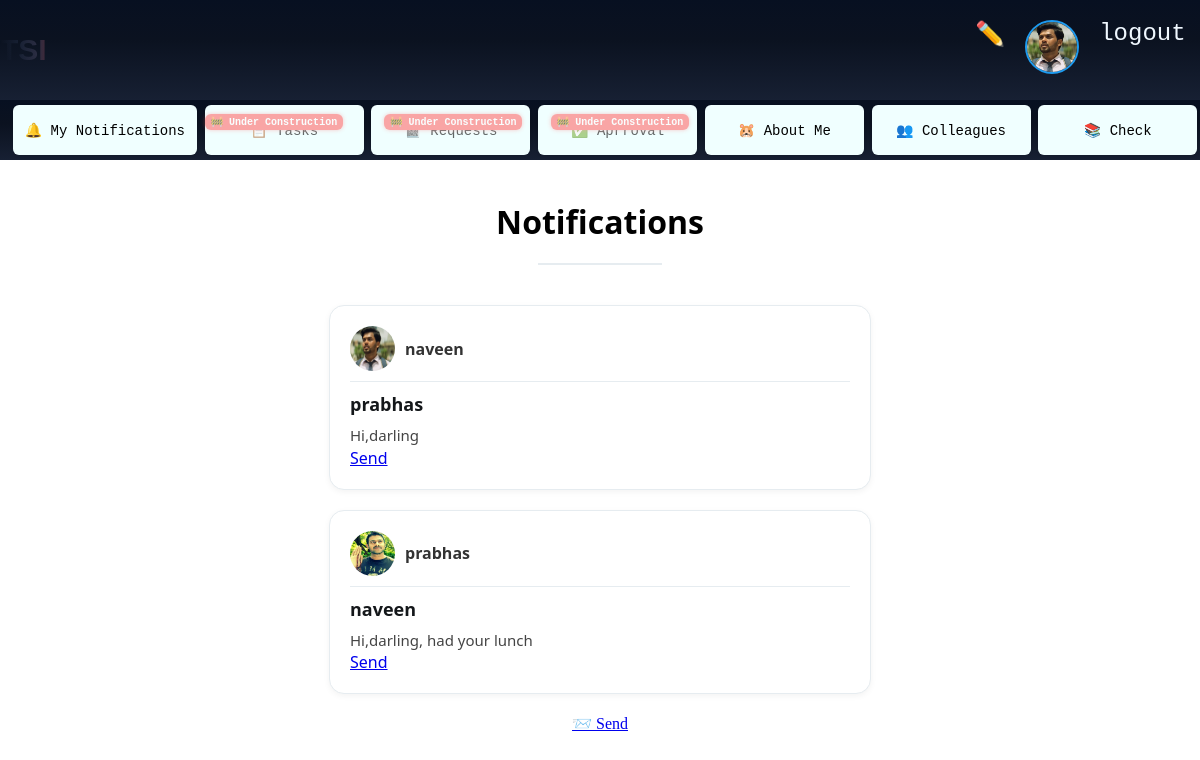
The app's page /notify (signed in) with its own data.
### base/models.py (models this page shows, shortened)
class employess(models.Model):
    user=models.OneToOneField(User, on_delete=models.CASCADE,null=True)
    name=models.CharField(max_length=100)
    position=models.CharField(max_length=100)
    department=models.CharField(max_length=100)
    email=models.EmailField()
    phone=models.CharField(max_length=15)
    image=models.ImageField(upload_to='images/', null=True, blank=True)

class notifications(models.Model):
    From=models.CharField(max_length=150)
    to=models.CharField(max_length=150)
    message=models.TextField()
    user=models.ForeignKey(User, on_delete=models.CASCADE, null=True)

### base/views.py (the view)
# urls.py: path('notify',views.my_notifications,name="notify"),
@login_required(login_url='login')
def my_notifications(request):
    a= notifications.objects.filter(Q(From=request.user.username) | Q(to=request.user.username))
    try:
        for i in a:
            u=User.objects.get(username=i.From)
            i.user=u
            i.save()
    except:
        print(a)
    return render(request, 'notify.html', {'data': a})

### base/templates/notify.html (shortened to what this page needs)
{% extends 'main.html' %}
{% block content %}
{% load static %}
{% load static %}
<div class="talk-container">
    <div class="talk-header">
        <h1>Notifications</h1>
        <hr style="width: 60%; margin: 20px auto; border: none; height: 2px; background-color: #e6ecf0;">
    </div>
    {% for i in data %}
    <div class="talk-card">
        <div class="talk-user">
                <img src="{{ i.user.employess.image.url }}" alt="User" width="70" height="70" style="border-radius:50%;">
            <span>{{ i.From }}</span>
        </div>
        <div class="talk-divider"></div>
        <div class="talk-title">{{ i.to }}</div>
        <div class="talk-desc">{{ i.message }}</div>
        <a href="{% url 'sender' i.id %}">Send</a>
    </div>
    {% endfor %}
</div>
<center><a href="{% url 'send' %}">📨 Send</a></center>
{% endblock %}

### templates/nav.html (shortened to what this page needs)
<nav>
    <div class="logo">
        <a href="{% url 'home' %}" style="text-decoration: none;"><h1 class="name">TSI</h1></a>
    </div>
    <div class="menu">
            {% if user.is_authenticated %}
            <a href="{% url 'add' %}">✏️</a>
            <span class="icon"><a href="{% url 'profile' %}"><img src="{{user.employess.image.url}}" alt="" class="profile pic"></a></span>
            <a href="{% url 'logout' %}" style="color: aliceblue;"><pre>logout </pre></a>
            {% else %}
            <a href="{% url 'login' %}" style="color: aliceblue;">Login</a>
            <a href="{% url 'register' %}" style="color: aliceblue;">Register</a>
            {% endif %}
    </div>
</nav>

### static/style.css (style rules this page uses)
* { margin:0; padding: 0; }
nav { background: linear-gradient( 180deg, #071021 0%, #0b1220 40%, #172033 100% ); color: #e6e9ef; width:auto; height: 100px; display: flex; justify-content:space-between; align-items: center; }
nav .logo { display: flex; flex-direction: row; align-items: center; font-size:20px; gap: 10px; }
nav .logo .name { font-family: 'Poppins', sans-serif; text-transform: uppercase; text-align: center; background-image: linear-gradient( to right, #0b1220, #172033, #2b2d42, #5b232b, #2f5b3b, #6a4b33 ); background-size: 200% 100%; background-position: 0% 50%; -webkit-background-clip: text; background-clip: text; -webkit-text-fill-color: transparent; animation: gradient-slide 2.5s linear infinite; }
nav .menu { display: flex; flex-direction: row; gap: 20px; }
nav .menu a { text-decoration: none; font-size: 24px; }

### templates/nav.html (style rules this page uses)
.profile.pic { width: 50px; height: 50px; border-radius: 50%; object-fit: cover; border: 2px solid #1d9bf0; transition: transform 0.2s ease, box-shadow 0.2s ease; cursor: pointer; }

### base/templates/notify.html (style rules this page uses)
.talk-container { display: flex; flex-direction: column; align-items: center; margin-top: 40px; font-family: "Segoe UI", Arial, sans-serif; }
.talk-header { text-align: center; margin-bottom: 20px; }
.talk-card { background: #fff; border: 1px solid #e6ecf0; border-radius: 15px; box-shadow: 0 2px 6px rgba(0,0,0,0.05); width: 500px; padding: 20px; margin-bottom: 20px; transition: transform 0.1s ease, box-shadow 0.2s ease; }
.talk-user { display: flex; align-items: center; gap: 10px; margin-bottom: 10px; }
.talk-user img { width: 45px; height: 45px; border-radius: 50%; }
.talk-user span { font-weight: 600; color: #333; }
.talk-title { font-size: 18px; font-weight: 600; color: #14171a; margin-bottom: 8px; }
.talk-desc { font-size: 15px; color: #444; line-height: 1.5; }
.talk-divider { height: 1px; background: #e6ecf0; margin: 10px 0; }

### records on screen
notifications: user.employess.image (picture), From "naveen", to "prabhas", message "Hi,darling"
notifications: user.employess.image (picture), From "prabhas", to "naveen", message "Hi,darling, had your lunch"
